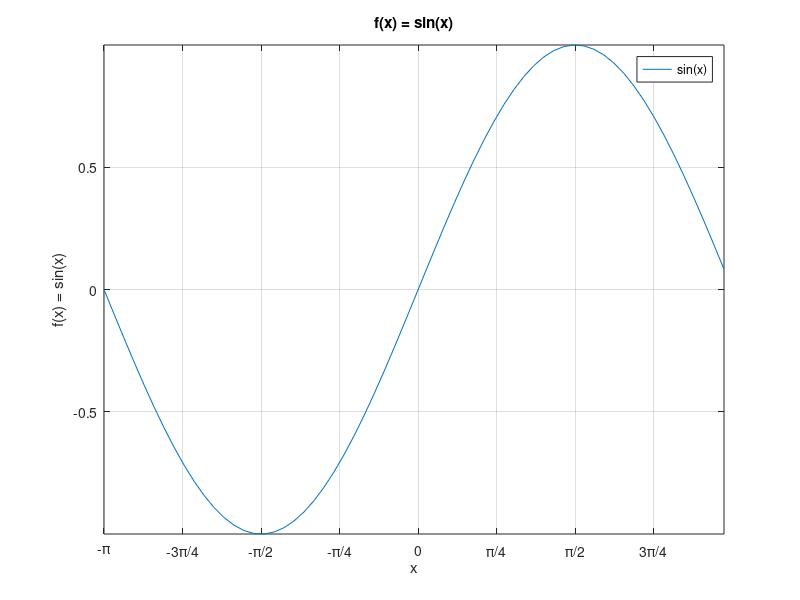
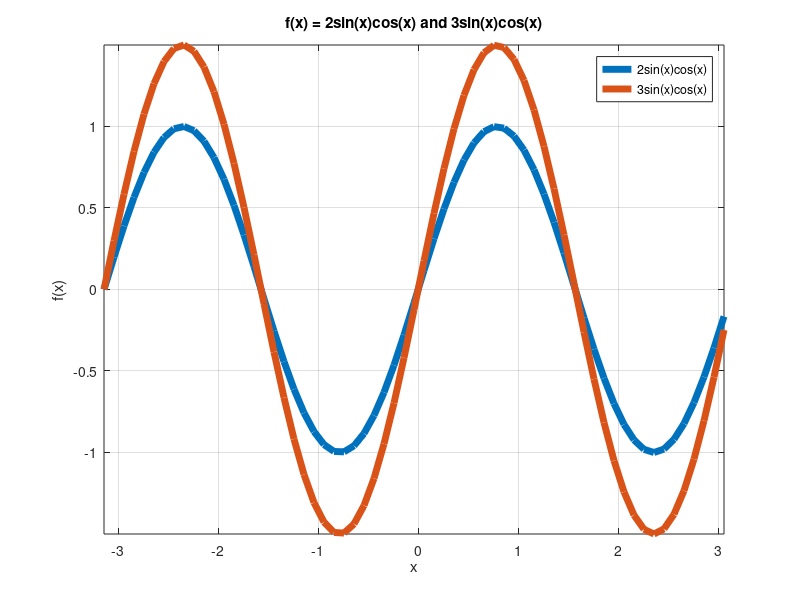
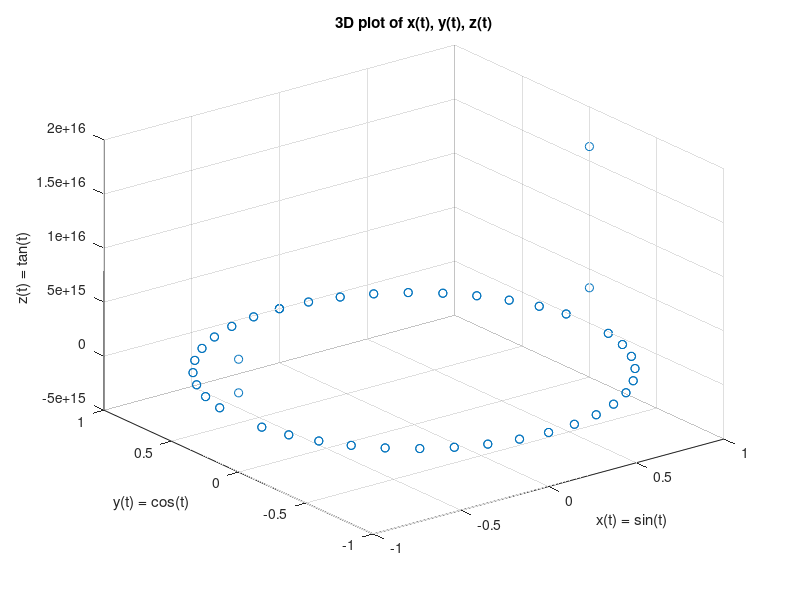
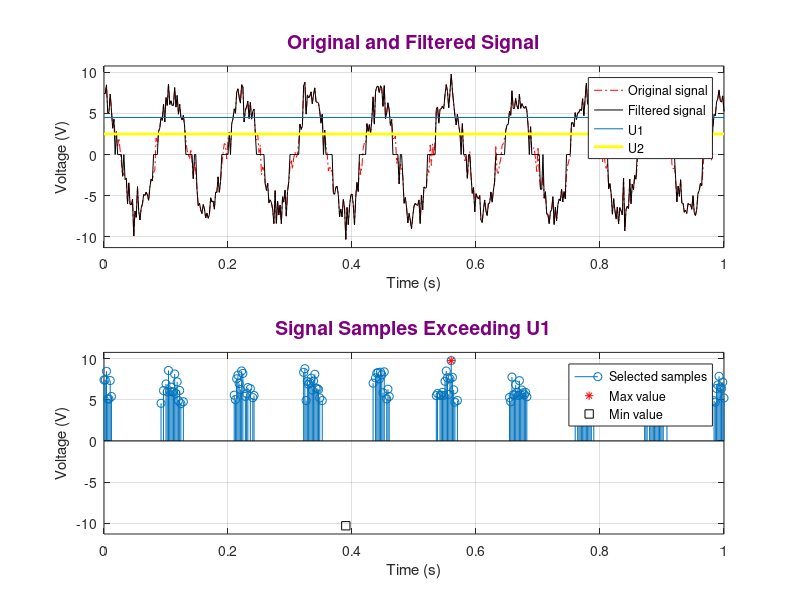

These figures' MATLAB source, in order:
% Mandatory Task 1a
x = -pi:0.1:pi;
f1 = sin(x);

figure;
plot(x, f1);
xlabel('x');
ylabel('f(x) = sin(x)');
title('f(x) = sin(x)');
grid on;
axis([min(x) max(x) min(f1) max(f1)]);
xticks(-pi:pi/4:pi);
xticklabels({'-\pi','-3\pi/4','-\pi/2','-\pi/4','0','\pi/4','\pi/2','3\pi/4','\pi'});
legend('sin(x)');

% Mandatory Task 1b
f2 = 2*sin(x).*cos(x);
f3 = 3*sin(x).*cos(x);

figure;
plot(x, f2, 'LineWidth', 5);
hold on;
plot(x, f3, 'LineWidth', 5);
hold off;
xlabel('x');
ylabel('f(x)');
title('f(x) = 2sin(x)cos(x) and 3sin(x)cos(x)');
legend('2sin(x)cos(x)', '3sin(x)cos(x)', 'Location', 'best');
grid on;
axis([min(x) max(x) min([f2 f3]) max([f2 f3])]);

% Mandatory Task 2a
t3d = 0:pi/20:4*pi;
xt = sin(t3d);
yt = cos(t3d);
zt = tan(t3d);

figure;
plot3(xt, yt, zt, 'o');
xlabel('x(t) = sin(t)');
ylabel('y(t) = cos(t)');
zlabel('z(t) = tan(t)');
title('3D plot of x(t), y(t), z(t)');
grid on;

%signal
A = 7; f = 9; sigma = 1.2; U1 = 4.5; U2 = 2.5;
t = 0:0.002:1;
s = A * cos(2*pi*f*t);
n = sigma * randn(size(t));
signal = s + n;
filtered = signal;
filtered(abs(filtered) < U2) = 0;
selected = signal(signal > U1);
t_selected = t(signal > U1);
[maxVal, maxIdx] = max(filtered);
[minVal, minIdx] = min(filtered);

yMinAll = min(signal) - 1;
yMaxAll = max(signal) + 1;

% Complementary Task a
figure;
subplot(2,1,1);
plot(t, signal, '-.r');
hold on;
plot(t, filtered, '-k');
plot([t(1) t(end)], [U1 U1]);
plot([t(1) t(end)], [U2 U2], 'y', 'LineWidth', 2);
hold off;
xlabel('Time (s)');
ylabel('Voltage (V)');
title('Original and Filtered Signal', 'Color', [0.5 0 0.5], 'FontSize', 14);
legend('Original signal', 'Filtered signal', 'U1', 'U2');
grid on;
axis([t(1) t(end) yMinAll yMaxAll]);

% Complementary Task b
subplot(2,1,2);
stem(t_selected, selected);
hold on;
plot(t(maxIdx), maxVal, 'r*');
plot(t(minIdx), minVal, 'ks');
hold off;
xlabel('Time (s)');
ylabel('Voltage (V)');
title('Signal Samples Exceeding U1', 'Color', [0.5 0 0.5], 'FontSize', 14);
legend('Selected samples', 'Max value', 'Min value');
grid on;
axis([t(1) t(end) yMinAll yMaxAll]);
